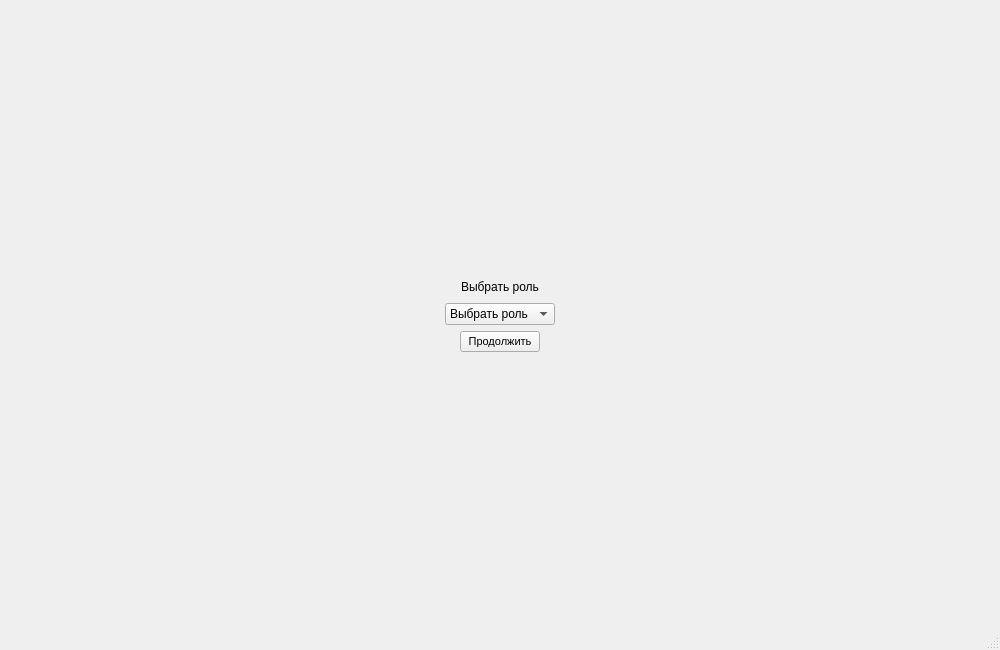
<?xml version="1.0" encoding="UTF-8"?>
<ui version="4.0">
 <class>MainWindow</class>
 <widget class="QMainWindow" name="MainWindow">
  <property name="geometry">
   <rect>
    <x>0</x>
    <y>0</y>
    <width>1000</width>
    <height>650</height>
   </rect>
  </property>
  <property name="windowTitle">
   <string>MainWindow</string>
  </property>
  <widget class="QWidget" name="centralwidget">
   <layout class="QVBoxLayout" name="verticalLayout_2">
    <item>
     <spacer name="verticalSpacer">
      <property name="orientation">
       <enum>Qt::Vertical</enum>
      </property>
      <property name="sizeHint" stdset="0">
       <size>
        <width>20</width>
        <height>40</height>
       </size>
      </property>
     </spacer>
    </item>
    <item>
     <layout class="QVBoxLayout" name="verticalLayout_3">
      <item>
       <layout class="QVBoxLayout" name="verticalLayout">
        <item>
         <layout class="QHBoxLayout" name="horizontalLayout">
          <item>
           <spacer name="horizontalSpacer">
            <property name="orientation">
             <enum>Qt::Horizontal</enum>
            </property>
            <property name="sizeHint" stdset="0">
             <size>
              <width>40</width>
              <height>20</height>
             </size>
            </property>
           </spacer>
          </item>
          <item>
           <widget class="QLabel" name="label">
            <property name="text">
             <string>Выбрать роль</string>
            </property>
           </widget>
          </item>
          <item>
           <spacer name="horizontalSpacer_2">
            <property name="orientation">
             <enum>Qt::Horizontal</enum>
            </property>
            <property name="sizeHint" stdset="0">
             <size>
              <width>40</width>
              <height>20</height>
             </size>
            </property>
           </spacer>
          </item>
         </layout>
        </item>
        <item>
         <layout class="QHBoxLayout" name="horizontalLayout_2">
          <item>
           <spacer name="horizontalSpacer_3">
            <property name="orientation">
             <enum>Qt::Horizontal</enum>
            </property>
            <property name="sizeHint" stdset="0">
             <size>
              <width>40</width>
              <height>20</height>
             </size>
            </property>
           </spacer>
          </item>
          <item>
           <widget class="QComboBox" name="comboBox">
            <item>
             <property name="text">
              <string>Выбрать роль</string>
             </property>
            </item>
            <item>
             <property name="text">
              <string>Ученик</string>
             </property>
            </item>
            <item>
             <property name="text">
              <string>Учитель</string>
             </property>
            </item>
           </widget>
          </item>
          <item>
           <spacer name="horizontalSpacer_4">
            <property name="orientation">
             <enum>Qt::Horizontal</enum>
            </property>
            <property name="sizeHint" stdset="0">
             <size>
              <width>40</width>
              <height>20</height>
             </size>
            </property>
           </spacer>
          </item>
         </layout>
        </item>
        <item>
         <layout class="QHBoxLayout" name="horizontalLayout_3">
          <item>
           <spacer name="horizontalSpacer_6">
            <property name="orientation">
             <enum>Qt::Horizontal</enum>
            </property>
            <property name="sizeHint" stdset="0">
             <size>
              <width>40</width>
              <height>20</height>
             </size>
            </property>
           </spacer>
          </item>
          <item>
           <widget class="QPushButton" name="pushButton">
            <property name="font">
             <font>
              <pointsize>8</pointsize>
             </font>
            </property>
            <property name="text">
             <string>Продолжить</string>
            </property>
           </widget>
          </item>
          <item>
           <spacer name="horizontalSpacer_5">
            <property name="orientation">
             <enum>Qt::Horizontal</enum>
            </property>
            <property name="sizeHint" stdset="0">
             <size>
              <width>40</width>
              <height>20</height>
             </size>
            </property>
           </spacer>
          </item>
         </layout>
        </item>
       </layout>
      </item>
     </layout>
    </item>
    <item>
     <spacer name="verticalSpacer_2">
      <property name="orientation">
       <enum>Qt::Vertical</enum>
      </property>
      <property name="sizeHint" stdset="0">
       <size>
        <width>20</width>
        <height>40</height>
       </size>
      </property>
     </spacer>
    </item>
   </layout>
  </widget>
  <widget class="QMenuBar" name="menubar">
   <property name="geometry">
    <rect>
     <x>0</x>
     <y>0</y>
     <width>1000</width>
     <height>26</height>
    </rect>
   </property>
  </widget>
  <widget class="QStatusBar" name="statusbar"/>
 </widget>
 <resources/>
 <connections/>
</ui>
